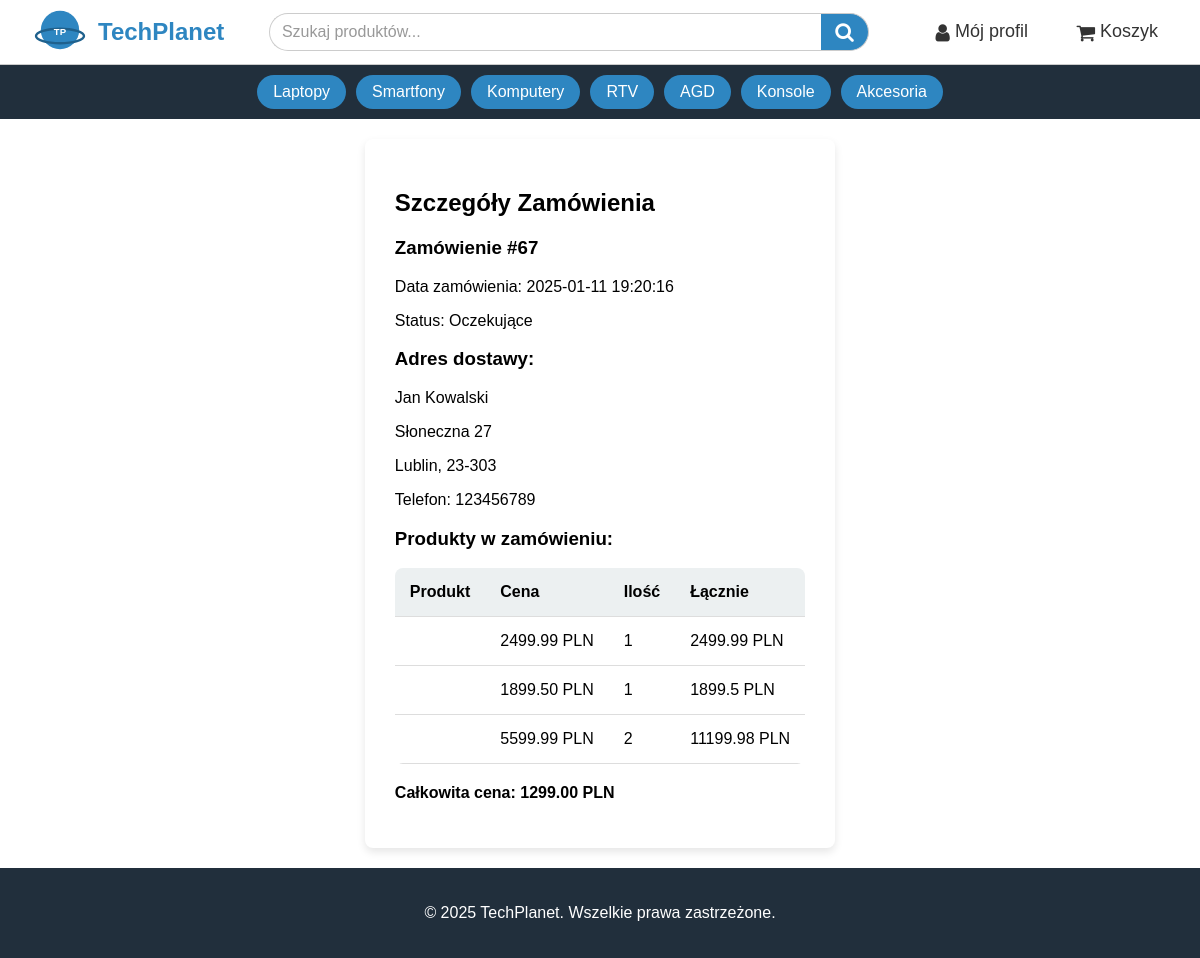
The app's page /public/index.php?controller=Order&action=view&order_id=67 (signed in) with its own data.
### tables this page shows
CREATE TABLE `orders` (
  `id` int(11) NOT NULL,
  `user_id` int(11) NOT NULL,
  `address_id` int(11) DEFAULT NULL,
  `total_price` decimal(10,2) NOT NULL,
  `status` enum('pending','completed','cancelled') DEFAULT 'pending',
  `created_at` timestamp NOT NULL DEFAULT current_timestamp(),
  `full_name` varchar(255) NOT NULL,
  `address` varchar(255) NOT NULL,
  `city` varchar(100) NOT NULL,
  `postal_code` varchar(20) NOT NULL,
  `phone_number` varchar(20) DEFAULT NULL
);

CREATE TABLE `order_items` (
  `id` int(11) NOT NULL,
  `order_id` int(11) NOT NULL,
  `product_id` int(11) NOT NULL,
  `quantity` int(11) NOT NULL,
  `price` decimal(10,2) NOT NULL
);

### app/Controllers/OrderController.php (called while the page is built, shortened)
<?php
require_once __DIR__ . '/../Models/Order.php';
class OrderController
{
    public function view()
    {
        $order_id = $_GET['order_id'] ?? null;
        $user_id = $_SESSION['user_id'];
        $order = Order::getById($order_id, $user_id);
        $products = Order::getProductsByOrderId($order_id);
        require __DIR__ . '/../Views/myorder_details_view.php';
    }
}

### app/Models/Order.php (called while the page is built, shortened)
<?php
class Order
{
    public static function getById($order_id, $user_id)
    {
        $pdo = connectDB();
        $stmt = $pdo->prepare("
            SELECT *
            FROM orders
            WHERE id = :id AND user_id = :uid
            LIMIT 1
        ");
        $stmt->execute([
            ':id' => $order_id,
            ':uid' => $user_id
        ]);
        return $stmt->fetch(PDO::FETCH_ASSOC);
    }
    public static function getProductsByOrderId($order_id)
    {
        $pdo = connectDB();
        $stmt = $pdo->prepare("
        SELECT p.name AS product_name, op.price, op.quantity
        FROM order_items op
        JOIN products p ON op.product_id = p.id
        WHERE op.order_id = :order_id
    ");
        $stmt->execute([':order_id' => $order_id]);
        return $stmt->fetchAll(PDO::FETCH_ASSOC);
    }
}

### app/Views/myorder_details_view.php (the view)
<?php
require_once __DIR__ . '/header.php';
?>
<main class="main-content">
    <h2>Szczegóły Zamówienia</h2>
    <h3>Zamówienie #<?= htmlspecialchars($order['id']) ?></h3>
    <p>Data zamówienia: <?= htmlspecialchars($order['created_at']) ?></p>
    <p>Status: <?= translateStatusToPolish(htmlspecialchars($order['status'])) ?></p>
    <h3>Adres dostawy:</h3>
    <p><?= htmlspecialchars($order['full_name']) ?></p>
    <p><?= htmlspecialchars($order['address']) ?></p>
    <p><?= htmlspecialchars($order['city']) ?>, <?= htmlspecialchars($order['postal_code']) ?></p>
    <p>Telefon: <?= htmlspecialchars($order['phone_number']) ?></p>
    <h3>Produkty w zamówieniu:</h3>
    <table class="order-details-table">
        <thead>
            <tr>
                <th>Produkt</th>
                <th>Cena</th>
                <th>Ilość</th>
                <th>Łącznie</th>
            </tr>
        </thead>
        <tbody>
            <?php foreach ($products as $product): ?>
                <tr>
                    <td><?= htmlspecialchars($product['name']) ?></td>
                    <td><?= htmlspecialchars($product['price']) ?> PLN</td>
                    <td><?= htmlspecialchars($product['quantity']) ?></td>
                    <td><?= htmlspecialchars($product['price'] * $product['quantity']) ?> PLN</td>
                </tr>
            <?php endforeach; ?>
        </tbody>
    </table>
    <p><strong>Całkowita cena: <?= htmlspecialchars($order['total_price']) ?> PLN</strong></p>
</main>
<?php
require_once __DIR__ . '/footer.php';
function translateStatusToPolish($status)
{
    $statuses = [
        'pending' => 'Oczekujące',
        'completed' => 'Zakończone',
        'cancelled' => 'Anulowane'
    ];
    return $statuses[$status] ?? ucfirst($status);
}
?>

### public/css/styles.css (style rules this page uses)
:root { --dark-bg: #212F3C; --brand-primary: #2E86C1; --brand-secondary: #1F618D; --brand-accent: #AED6F1; --text-light: #FFFFFF; --text-dark: #333333; }
body { display: flex; flex-direction: column; min-height: 100vh; margin: 0; padding: 0; font-family: sans-serif; }
.main-content { background-color: #ffffff; padding: 30px; border-radius: 8px; margin: 20px auto; max-width: 800px; box-shadow: 0 4px 8px rgba(0, 0, 0, 0.1); }
table { width: 100%; border-collapse: collapse; margin-bottom: 20px; background-color: #ffffff; border-radius: 8px; overflow: hidden; }
table th, table td { padding: 15px; border-bottom: 1px solid #ddd; text-align: left; }
table th { background-color: #ecf0f1; font-weight: bold; }

### records on screen
orders: id "67", created_at "2025-01-11 19:20:16", full_name "Jan Kowalski", address "Słoneczna 27", city "Lublin", postal_code "23-303", phone_number "123456789", total_price "1299.00"
order_items: price "2499.99", quantity "1", $product['price']*$product['quantity'] "2499.99"
order_items: price "1899.50", quantity "1", $product['price'] * $product['quantity'] "1899.5"
order_items: price "5599.99", quantity "2", $product['price'] * $product['quantity'] "11199.98"
